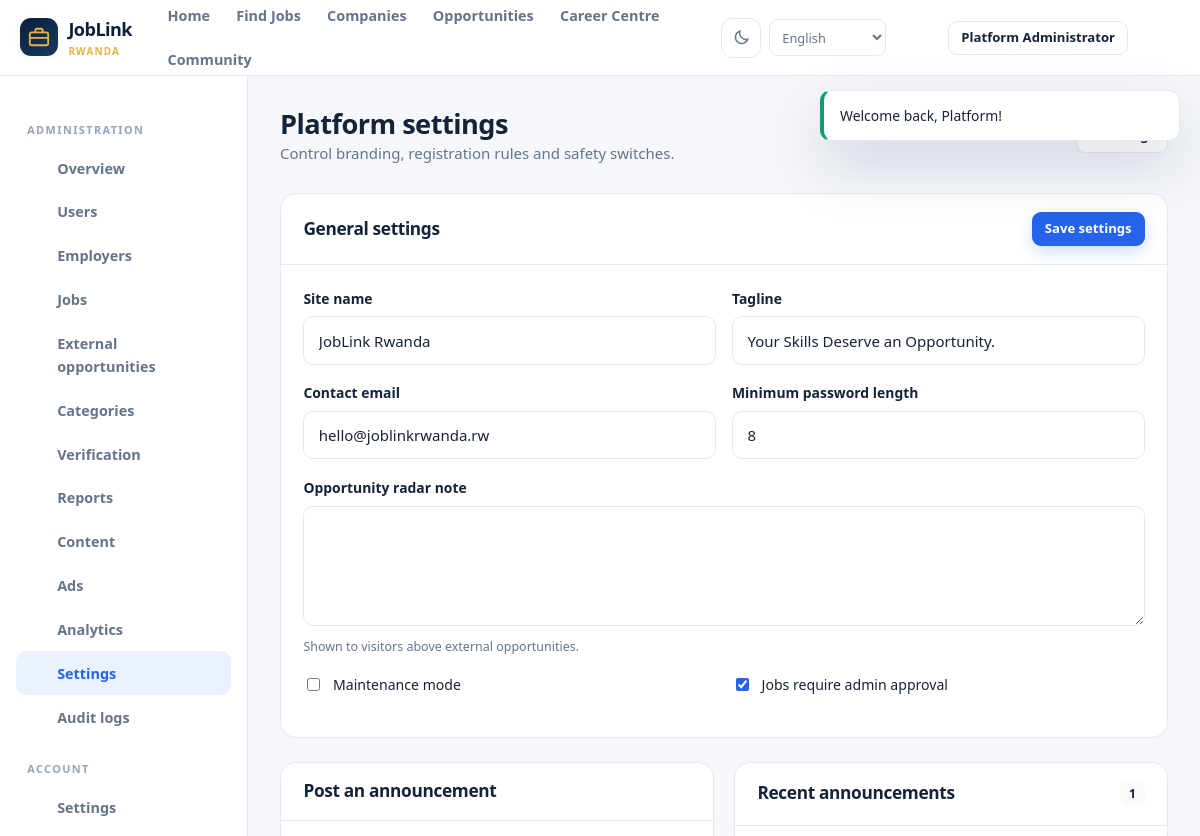
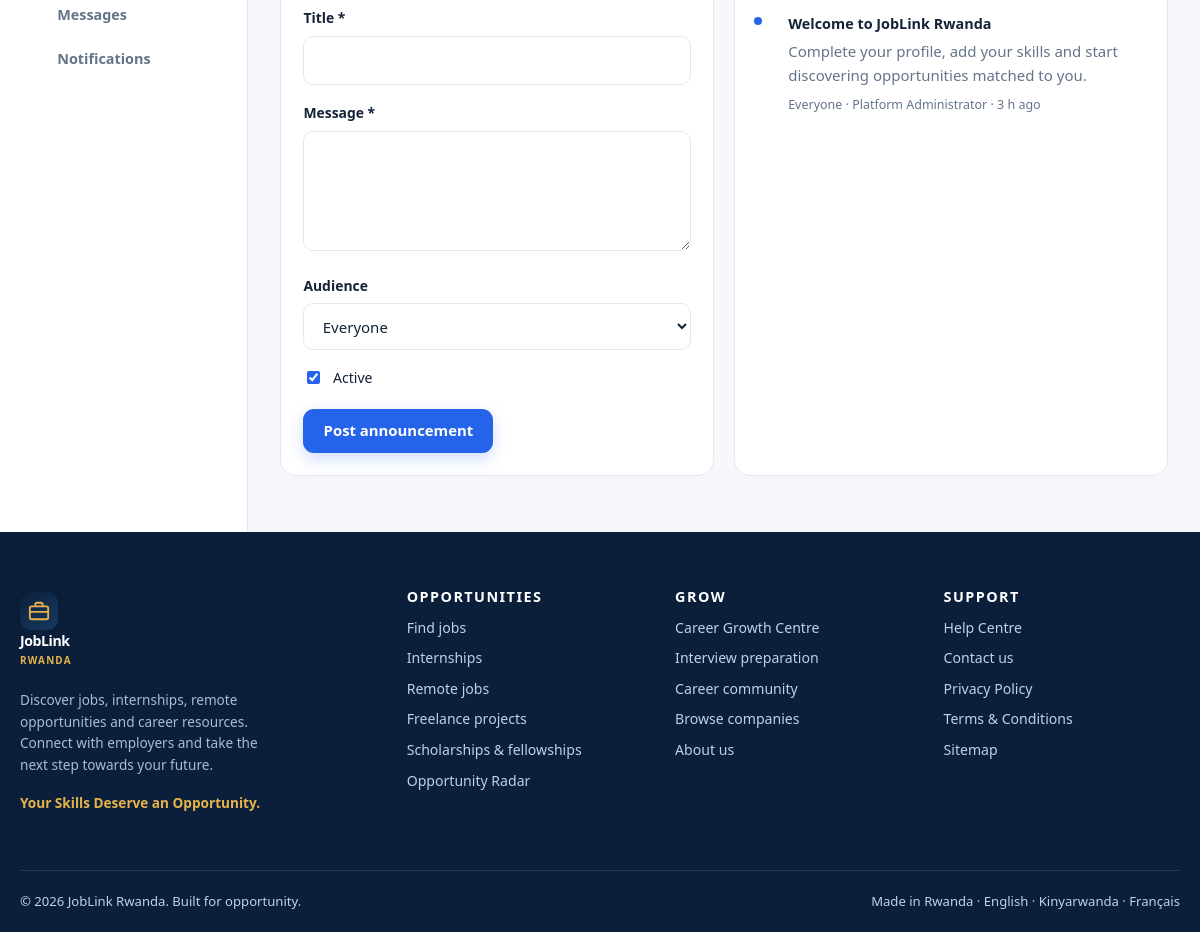
The app's page /admin/settings (signed in) with its own data (2 pictures, top to bottom).
### tables this page shows
CREATE TABLE IF NOT EXISTS users (
    id INT UNSIGNED AUTO_INCREMENT PRIMARY KEY,
    name VARCHAR(150) NOT NULL,
    email VARCHAR(190) NOT NULL,
    password_hash VARCHAR(255) NOT NULL,
    role ENUM('seeker','employer','freelancer','admin') NOT NULL DEFAULT 'seeker',
    phone VARCHAR(40) DEFAULT NULL,
    avatar VARCHAR(255) DEFAULT NULL,
    status ENUM('active','pending','suspended','deactivated') NOT NULL DEFAULT 'active',
    email_verified_at DATETIME DEFAULT NULL,
    verification_token VARCHAR(64) DEFAULT NULL,
    remember_token VARCHAR(64) DEFAULT NULL,
    last_login_at DATETIME DEFAULT NULL,
    created_at DATETIME NOT NULL DEFAULT CURRENT_TIMESTAMP,
    updated_at DATETIME NOT NULL DEFAULT CURRENT_TIMESTAMP ON UPDATE CURRENT_TIMESTAMP,
    deleted_at DATETIME DEFAULT NULL,
    UNIQUE KEY uq_users_email (email),
    KEY idx_users_role_status (role, status),
    KEY idx_users_created (created_at)
);

CREATE TABLE IF NOT EXISTS announcements (
    id INT UNSIGNED AUTO_INCREMENT PRIMARY KEY,
    admin_id INT UNSIGNED NOT NULL,
    title VARCHAR(200) NOT NULL,
    body TEXT NOT NULL,
    target_role VARCHAR(40) DEFAULT NULL,
    active TINYINT(1) NOT NULL DEFAULT 1,
    created_at DATETIME NOT NULL DEFAULT CURRENT_TIMESTAMP,
    CONSTRAINT fk_announcements_admin FOREIGN KEY (admin_id) REFERENCES users(id) ON DELETE CASCADE
);

### app/Views/admin/settings.php (the view, shortened to what the rows shown need)
<div class="dashboard">
  <?php
  include BASE_PATH . '/app/Views/partials/dashboard_sidebar.php';
  ?>
  <main class="dash-main">
    <div class="dash-head">
      <div><h1>Platform settings</h1><p>Control branding, registration rules and safety switches.</p></div>
      <a class="btn btn-outline btn-sm" href="<?= e(url('admin/audit-logs')) ?>">Audit logs</a>
    </div>
    <section class="panel">
      <form method="post" action="<?= e(url('admin/settings')) ?>">
        <div class="panel-head"><h2>General settings</h2><button class="btn btn-primary btn-sm" type="submit">Save settings</button></div>
        <div class="panel-body">
          <div class="form-row">
            <div class="form-group">
              <label class="form-label" for="set-site-name">Site name</label>
              <input class="form-control" id="set-site-name" name="site_name" maxlength="150" value="<?= e($settings['site_name'] ?? '') ?>">
            </div>
            <div class="form-group">
              <label class="form-label" for="set-tagline">Tagline</label>
              <input class="form-control" id="set-tagline" name="tagline" maxlength="250" value="<?= e($settings['tagline'] ?? '') ?>">
            </div>
          </div>
          <div class="form-row">
            <div class="form-group">
              <label class="form-label" for="set-email">Contact email</label>
              <input class="form-control" id="set-email" name="contact_email" type="email" maxlength="190" value="<?= e($settings['contact_email'] ?? '') ?>">
            </div>
            <div class="form-group">
              <label class="form-label" for="set-password-length">Minimum password length</label>
              <input class="form-control" id="set-password-length" name="min_password_length" type="number" min="8" max="72" value="<?= e($settings['min_password_length'] ?? '8') ?>">
            </div>
          </div>
          <div class="form-group">
            <label class="form-label" for="set-radar-note">Opportunity radar note</label>
            <textarea class="form-control" id="set-radar-note" name="radar_note" rows="3" maxlength="500"><?= e($settings['radar_note'] ?? '') ?></textarea>
            <span class="form-hint">Shown to visitors above external opportunities.</span>
          </div>
          <div class="form-row">
            <div class="form-group">
              <label class="checkbox"><input type="checkbox" name="maintenance_mode" value="1" <?= (string) ($settings['maintenance_mode'] ?? '0') === '1' ? 'checked' : '' ?>> Maintenance mode</label>
            </div>
            <div class="form-group">
              <label class="checkbox"><input type="checkbox" name="jobs_require_approval" value="1" <?= (string) ($settings['jobs_require_approval'] ?? '0') === '1' ? 'checked' : '' ?>> Jobs require admin approval</label>
            </div>
          </div>
        </div>
      </form>
    </section>
    <div class="grid grid-2">
      <section class="panel">
        <div class="panel-head"><h2>Post an announcement</h2></div>
        <div class="panel-body">
          <form method="post" action="<?= e(url('admin/announcements')) ?>">
            <div class="form-group">
              <label class="form-label" for="ann-title">Title *</label>
              <input class="form-control" id="ann-title" name="title" maxlength="200" required value="<?= e(old('title')) ?>">
            </div>
            <div class="form-group">
              <label class="form-label" for="ann-body">Message *</label>
              <textarea class="form-control" id="ann-body" name="body" rows="4" required><?= e(old('body')) ?></textarea>
            </div>
            <div class="form-group">
              <label class="form-label" for="ann-role">Audience</label>
              <select class="form-control" id="ann-role" name="target_role">
                <option value="">Everyone</option>
              </select>
            </div>
            <label class="checkbox"><input type="checkbox" name="active" value="1" <?= old('active', '1') ? 'checked' : '' ?>> Active</label>
            <div style="margin-top:1.2rem"><button class="btn btn-primary" type="submit">Post announcement</button></div>
          </form>
        </div>
      </section>
      <section class="panel">
        <div class="panel-head"><h2>Recent announcements</h2><span class="badge"><?= e(count($announcements)) ?></span></div>
        <div class="panel-body">
          <?php if (!$announcements): ?>
            <?php $emptyTitle = 'No announcements'; $emptyText = 'Post an update using the form.'; include BASE_PATH . '/app/Views/partials/empty.php'; ?>
          <?php else: ?>
            <ul class="timeline">
              <?php foreach ($announcements as $row): ?>
                <li>
                  <strong><?= e($row['title']) ?></strong>
                  <p style="margin:.25rem 0;color:var(--muted)"><?= e(str_limit(strip_tags((string) $row['body']), 130)) ?></p>
                  <time><?= e($row['target_role'] ?: 'Everyone') ?> · <?= e($row['admin_name'] ?: 'Administrator') ?> · <?= e(time_ago($row['created_at'] ?? null)) ?></time>
                </li>
              <?php endforeach; ?>
            </ul>
          <?php endif; ?>
        </div>
      </section>
    </div>
  </main>
</div>

### app/Core/Router.php (shortened to what the rows shown need)
<?php
final class Router
{
    private array $routes = [];
    private array $middleware = [];
    public function middleware(string $name, callable $handler): void
    {
        $this->middleware[$name] = $handler;
    }
    public function add(string $methods, string $pattern, string $handler, array $middleware = []): void
    {
        foreach (explode('|', $methods) as $method) {
            $this->routes[] = [
                'method' => strtoupper(trim($method)),
                'regex' => $this->compile($pattern),
                'handler' => $handler,
                'middleware' => $middleware,
                'pattern' => $pattern,
            ];
        }
    }
    private function compile(string $pattern): string
    {
        $pattern = preg_replace('/\/(?=\{[a-zA-Z_]+\?\})/', '', $pattern) ?? $pattern;
        $pattern = preg_replace_callback('/\{([a-zA-Z_]+)(\?)?\}/', static function ($m) {
            return ($m[2] ?? '') === '?' ? '(?:/(?P<' . $m[1] . '>[^/]+))?' : '(?P<' . $m[1] . '>[^/]+)';
        }, $pattern) ?? $pattern;
        return '#^' . $pattern . '$#u';
    }
    public function dispatch(Request $request): void
    {
        foreach ($this->routes as $route) {
            if ($route['method'] !== $request->method) {
                continue;
            }
            if (!preg_match($route['regex'], $request->path, $matches)) {
                continue;
            }
            $params = [];
            $request->setRouteParams($params);
            foreach ($route['middleware'] as $middleware) {
                [$name, $argument] = array_pad(explode(':', $middleware, 2), 2, null);
                $result = ($this->middleware[$name])($request, $argument);
            }
            [$class, $method] = explode('@', $route['handler'], 2);
            $controller = new $fqcn($request);
            $controller->{$method}();
            return;
        }
    }
}

### app/Views/partials/header.php (shortened to what the rows shown need)
<?php
$user = Auth::user();
$unread = $user ? (int) App\Core\Database::scalar('SELECT COUNT(*) FROM notifications WHERE user_id = :id AND is_read = 0', ['id' => $user['id']]) : 0;
$currentPath = parse_url($_SERVER['REQUEST_URI'] ?? '/', PHP_URL_PATH) ?: '/';
$isActive = static fn(string $path): string => str_contains($currentPath, $path) ? ' active' : '';
?>
<header class="site-header">
  <div class="container nav-container">
    <a class="brand" href="<?= e(url()) ?>" aria-label="JobLink Rwanda home">
      <span class="brand-mark"><svg viewBox="0 0 24 24" fill="none" stroke="currentColor" stroke-width="2" stroke-linecap="round"><rect x="2" y="7" width="20" height="14" rx="2"/><path d="M8 7V5a2 2 0 0 1 2-2h4a2 2 0 0 1 2 2v2M2 13h20"/></svg></span>
      <span>JobLink<small>Rwanda</small></span>
    </a>
    <nav class="nav-links" aria-label="Main navigation">
      <a class="nav-link<?= $currentPath === rtrim(BASE_URL, '/') . '/' || $currentPath === '/' ? ' active' : '' ?>" href="<?= e(url()) ?>"><?= t('nav_home') ?></a>
      <a class="nav-link<?= $isActive('/jobs') ?>" href="<?= e(url('jobs')) ?>"><?= t('nav_jobs') ?></a>
      <a class="nav-link<?= $isActive('/companies') ?>" href="<?= e(url('companies')) ?>"><?= t('nav_companies') ?></a>
      <a class="nav-link<?= $isActive('/opportunity-radar') ?>" href="<?= e(url('opportunity-radar')) ?>"><?= t('nav_opportunities') ?></a>
      <a class="nav-link<?= $isActive('/career-centre') ?>" href="<?= e(url('career-centre')) ?>"><?= t('nav_career') ?></a>
      <a class="nav-link<?= $isActive('/community') ?>" href="<?= e(url('community')) ?>"><?= t('nav_community') ?></a>
    </nav>
    <div class="nav-actions">
      <button class="theme-toggle" type="button" aria-label="Toggle dark mode"><?= icon('moon', 18) ?></button>
      <select class="lang-picker" aria-label="<?= e(t('language')) ?>" onchange="window.location.href='<?= e(url()) ?>?lang='+this.value">
        <?php foreach (I18n::supported() as $code => $name): ?>
          <option value="<?= e($code) ?>" <?= I18n::locale() === $code ? 'selected' : '' ?>><?= e($name) ?></option>
        <?php endforeach; ?>
      </select>
      <?php if ($user): ?>
        <?php if ($unread > 0): ?>
        <div class="notif-wrap">
          <a id="notif-toggle" class="btn btn-ghost btn-sm" href="<?= e(url('notifications')) ?>" aria-label="Notifications"><?= icon('bell', 20) ?><span class="notif-dot"></span></a>
          <div id="notif-panel" class="notif-panel hide"><div id="notif-list" class="small muted" style="padding:.8rem">Loading…</div></div>
        </div>
        <?php else: ?>
          <a class="btn btn-ghost btn-sm" href="<?= e(url('notifications')) ?>" aria-label="Notifications"><?= icon('bell', 20) ?></a>
        <?php endif; ?>
        <a class="btn btn-outline btn-sm" href="<?= e(url(match ($user['role']) {
          'admin' => 'admin/dashboard', 'employer' => 'employer/dashboard',
          'freelancer' => 'freelancer/dashboard', default => 'dashboard',
        })) ?>"><?= e($user['name']) ?></a>
        <form method="post" action="<?= e(url('logout')) ?>" class="m-0"><?= csrf_field() ?><button class="btn btn-ghost btn-sm" type="submit" title="<?= e(t('logout')) ?>"><?= icon('arrow', 18) ?></button></form>
      <?php endif; ?>
    </div>
  </div>
</header>

### records on screen
users: name "Platform Administrator"
announcements: title "Welcome to JobLink Rwanda", body "Complete your profile, add your skills and start discovering opportunities matched to you.", target_role "Everyone", admin.name "Platform Administrator", created_at "3 h ago"

### other values on screen
$link[0] "Overview"
$link[0] "Users"
$link[0] "Employers"
$link[0] "Jobs"
$link[0] "External opportunities"
$link[0] "Categories"
$link[0] "Verification"
$link[0] "Reports"
$link[0] "Content"
$link[0] "Ads"
$link[0] "Analytics"
$link[0] "Settings"
$link[0] "Audit logs"
count($announcements) "1"
$flash['message'] "Welcome back, Platform!"
